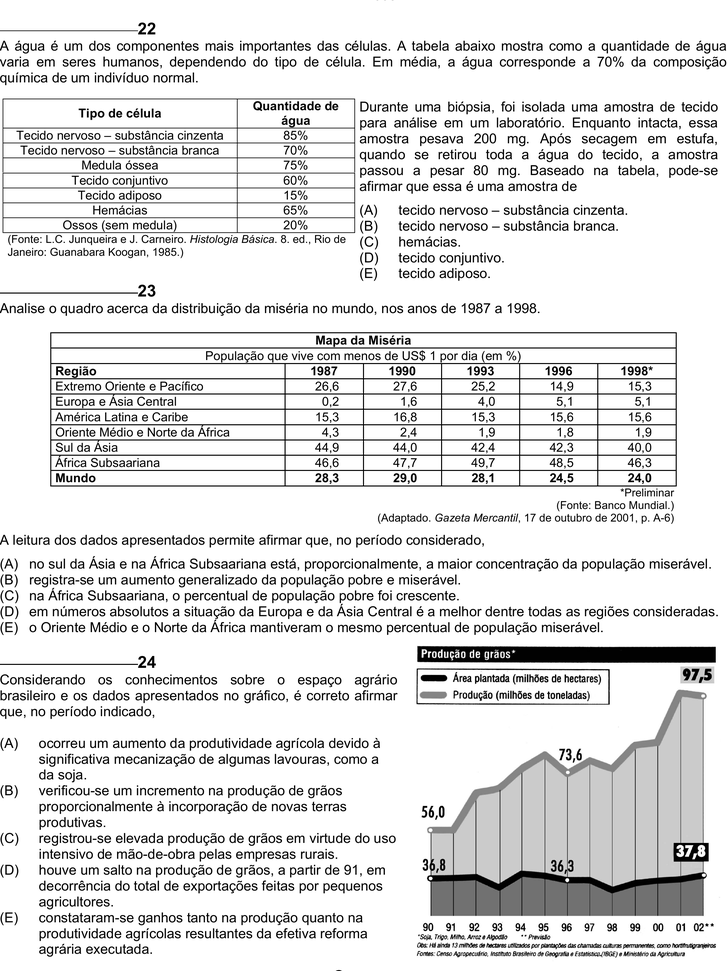
#> input picture 2Passo-RemoverBordasPaginasInteiras/sem-bordas-externas/pagina_enem_10.png, 727 x 971 px, shrunk from 2197 x 2934 before the run, found by its file name; its folder holds only this picture in this run
$ python cortar-meio.py
#> lines starting #> are read from the running program, lines starting #| are printed output that depends on the picture
"""
Propósito: Cortar as imagens de colunas ao meio. As imagens já estão sem as bordas externas, agora só cortar ao meio
Autor: Alexandre Nassar de Peder
Criação: 02/10/2025
Atualização: 03/06/2026

OBS1: puxe a pasta "sem-bordas-externas" do passo 2 para esta pasta do passo 3
OBS2: pode ter páginas inteiras e páginas com coluas. Crie uma pasta chamada "inteiras", retire as imagens inteiras e coloque-as nessa pasta
OBS3: observe também se as páginas do seu caderno mantém a mesma altura, tem cadernos que têm duas colunas mas não são exatamente cortadas na metade... se isso acontecer, você vai ter que tratar essas páginas de forma diferente
OBS4: este código vai criar uma pasta de saída chamada "divididas-com-bordas-do-meio", vai cortar ao meio (ver linha 35) as páginas que são colunas e salvar as imagens cortadas nessa pasta criada
OBS5: execute este código. Ao cortar as colunas ao meio, vai gerar uma bordinha interna
OBS6: as imagens vão receber um novo nome, com o sufixo "_esquerda" ou "_direita" para indicar a coluna
"""

from PIL import Image
import os

pasta_imagens = "sem-bordas-externas"
pasta_saida = "divididas-com-bordas-do-meio"

os.makedirs(pasta_saida, exist_ok=True)

for nome_arquivo in os.listdir(pasta_imagens):
    if nome_arquivo.lower().endswith('.png'):
        caminho_entrada = os.path.join(pasta_imagens, nome_arquivo)
        imagem = Image.open(caminho_entrada)
#> imagem is the input picture: PIL image 727x971 RGB; min 0, max 255, mean 223.7

        largura, altura = imagem.size
#> largura = 727; altura = 971

        metade_largura = largura // 2
#> metade_largura = 363

        caixa_esquerda = (0, 0, metade_largura, altura)
#> caixa_esquerda = (0, 0, 363, 971)
        imagem_esquerda = imagem.crop(caixa_esquerda)
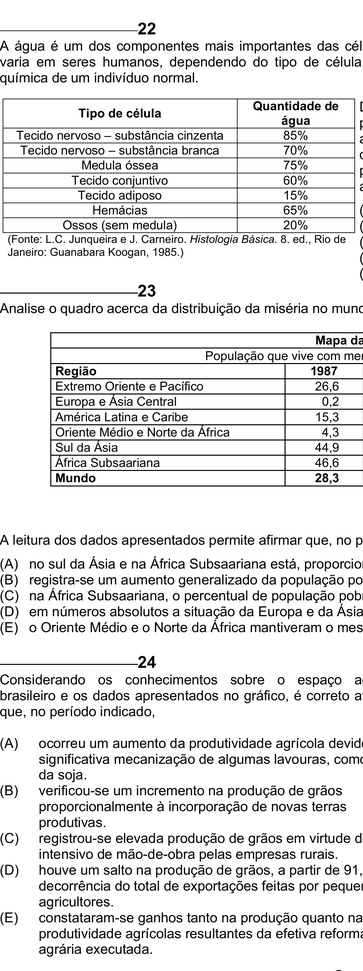
#> imagem_esquerda: PIL image 363x971 RGB; min 0, max 255, mean 226.3

        caixa_direita = (metade_largura, 0, largura, altura)
#> caixa_direita = (363, 0, 727, 971)
        imagem_direita = imagem.crop(caixa_direita)
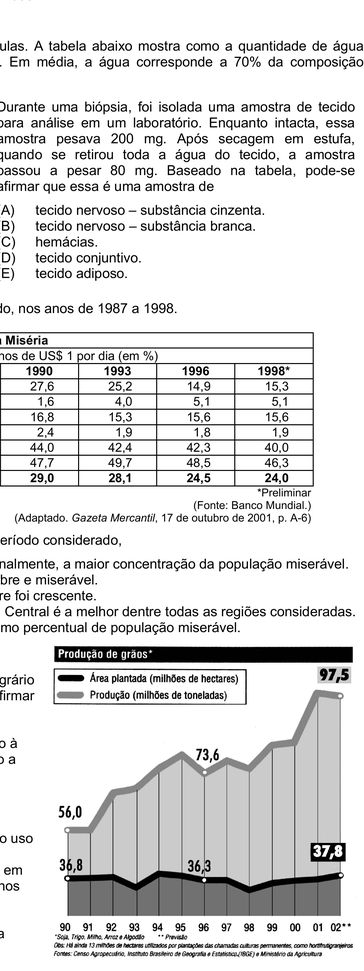
#> imagem_direita: PIL image 364x971 RGB; min 0, max 255, mean 221.1

        nome_base, extensao = os.path.splitext(nome_arquivo)

        caminho_esquerda = os.path.join(pasta_saida, f"{nome_base}_esquerda{extensao}")
        caminho_direita = os.path.join(pasta_saida, f"{nome_base}_direita{extensao}")

        imagem_esquerda.save(caminho_esquerda)
        imagem_direita.save(caminho_direita)

print("Divisão das imagens ao meio concluída.")

$ run again, on 2Passo-RemoverBordasPaginasInteiras/sem-bordas-externas/pagina_enem_14.png
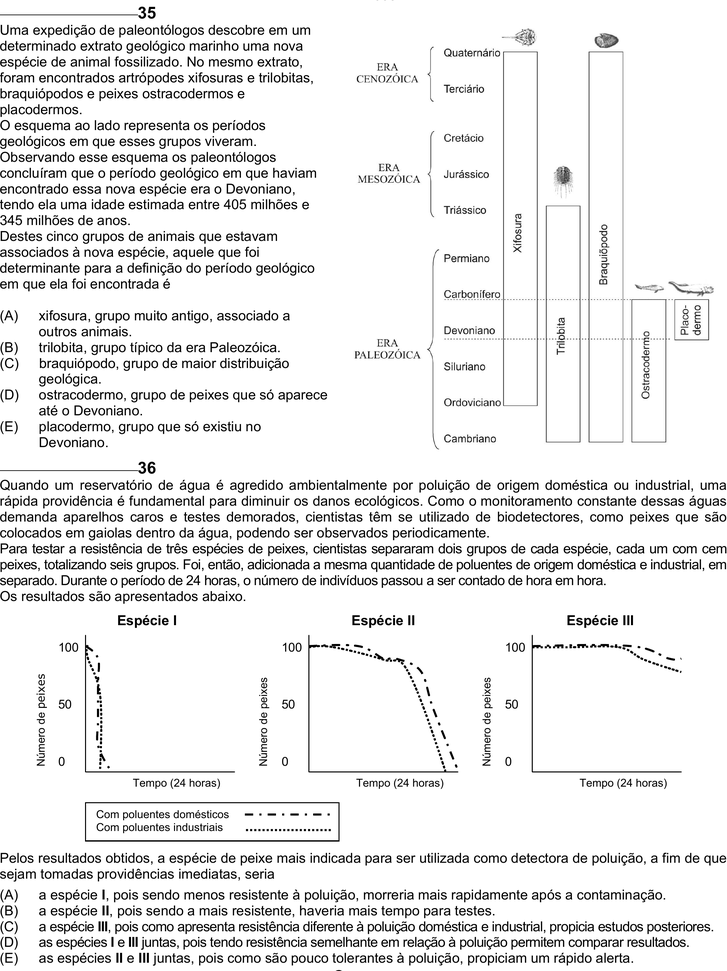
#> input picture 2Passo-RemoverBordasPaginasInteiras/sem-bordas-externas/pagina_enem_14.png, 727 x 971 px, shrunk from 2197 x 2934 before the run, found by its file name
#> imagem is the input picture: PIL image 727x971 RGB; min 0, max 255, mean 234.1
#> `imagem_esquerda = imagem.crop(caixa_esquerda)`:
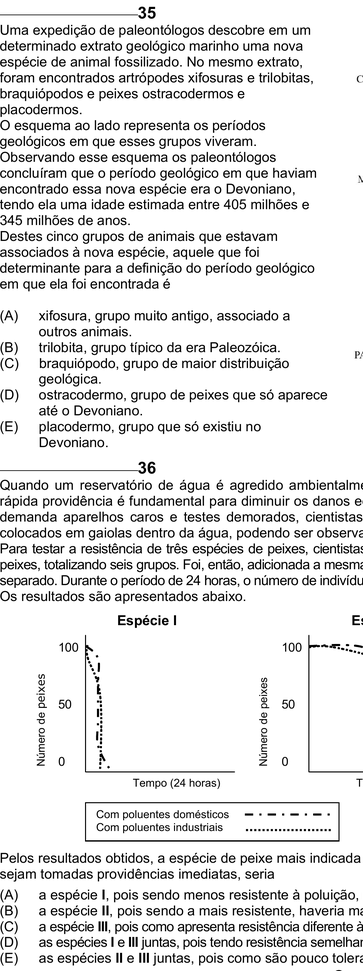
#> imagem_esquerda: PIL image 363x971 RGB; min 0, max 255, mean 227.1
#> `imagem_direita = imagem.crop(caixa_direita)`:
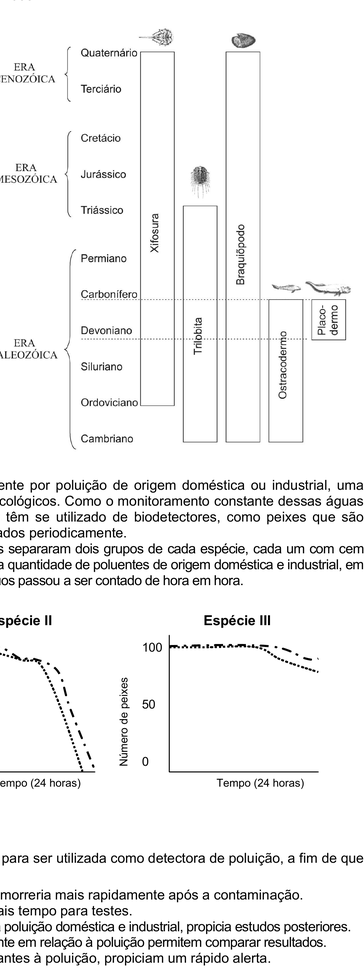
#> imagem_direita: PIL image 364x971 RGB; min 0, max 255, mean 241.1

$ run again, on 2Passo-RemoverBordasPaginasInteiras/sem-bordas-externas/pagina_enem_15.png
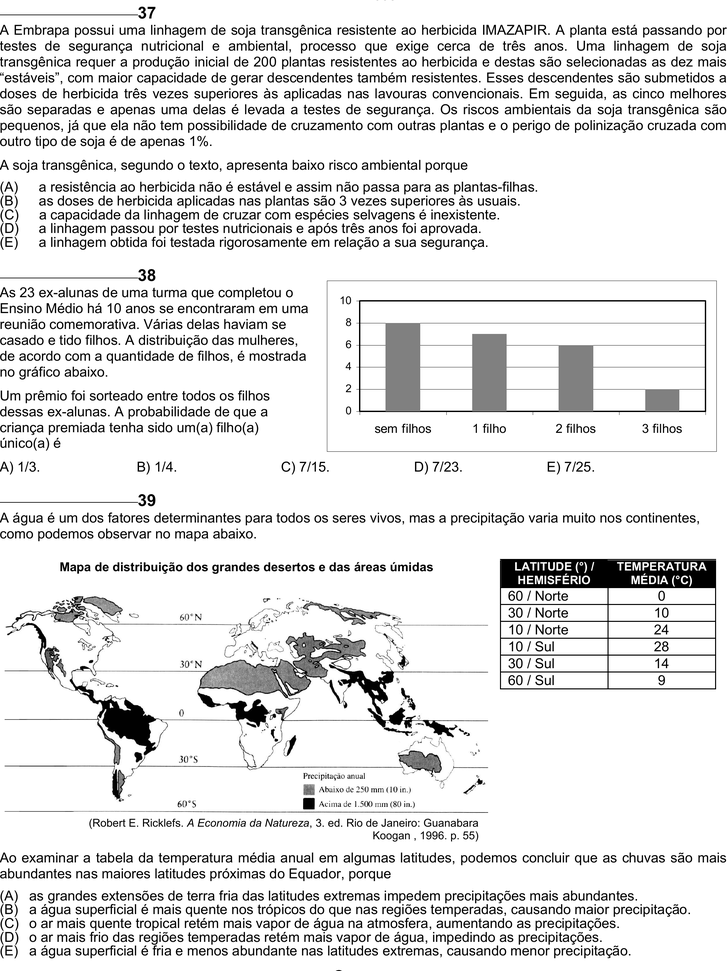
#> input picture 2Passo-RemoverBordasPaginasInteiras/sem-bordas-externas/pagina_enem_15.png, 727 x 971 px, shrunk from 2197 x 2934 before the run, found by its file name
#> imagem is the input picture: PIL image 727x971 RGB; min 0, max 255, mean 226.8
#> `imagem_esquerda = imagem.crop(caixa_esquerda)`:
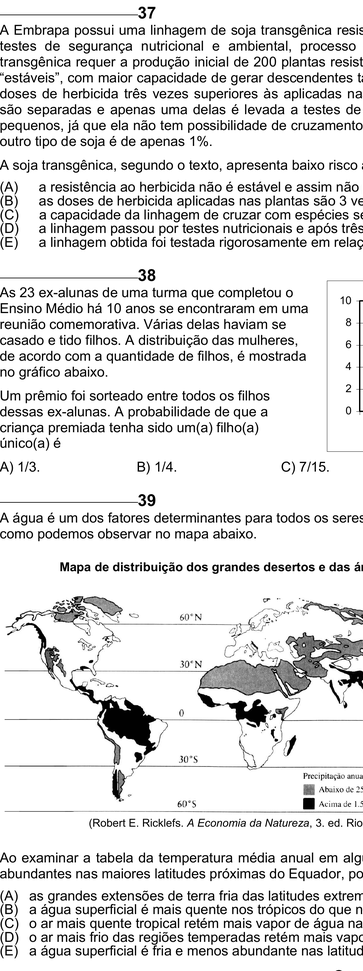
#> imagem_esquerda: PIL image 363x971 RGB; min 0, max 255, mean 223.5
#> `imagem_direita = imagem.crop(caixa_direita)`:
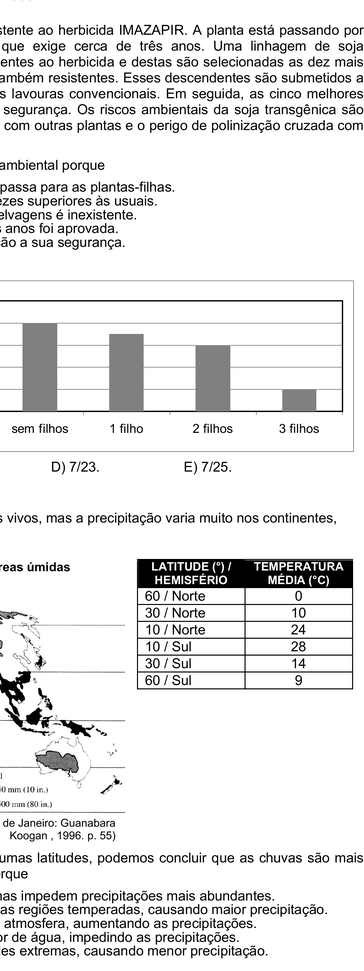
#> imagem_direita: PIL image 364x971 RGB; min 0, max 255, mean 230.2

$ run again, on 2Passo-RemoverBordasPaginasInteiras/sem-bordas-externas/pagina_enem_16.png
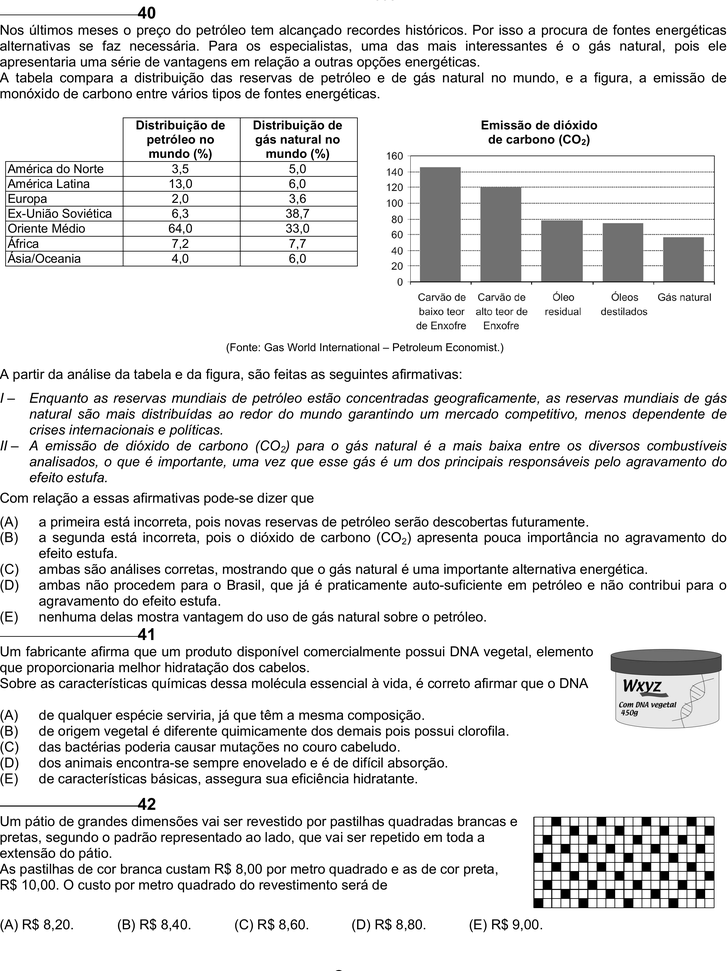
#> input picture 2Passo-RemoverBordasPaginasInteiras/sem-bordas-externas/pagina_enem_16.png, 727 x 971 px, shrunk from 2197 x 2934 before the run, found by its file name
#> imagem is the input picture: PIL image 727x971 RGB; min 0, max 255, mean 227.5
#> `imagem_esquerda = imagem.crop(caixa_esquerda)`:
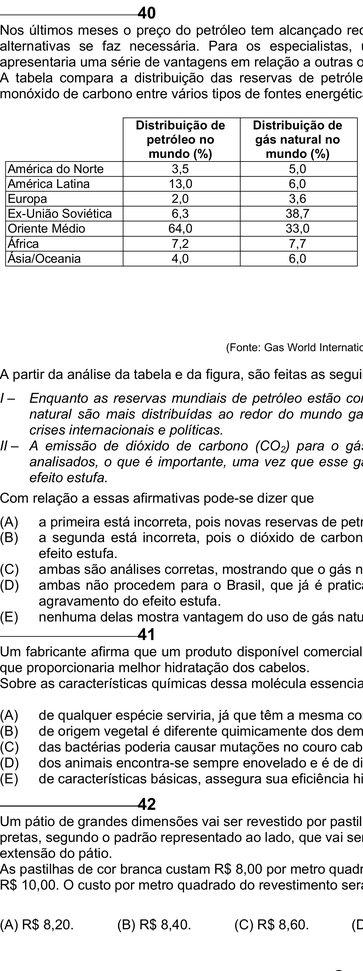
#> imagem_esquerda: PIL image 363x971 RGB; min 0, max 255, mean 226.7
#> `imagem_direita = imagem.crop(caixa_direita)`:
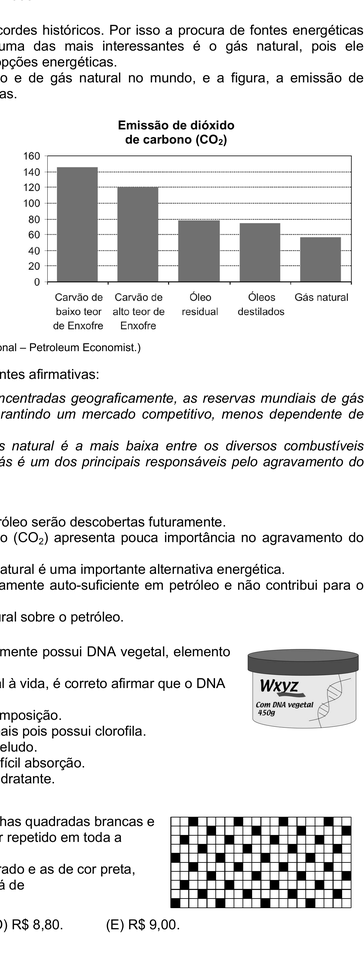
#> imagem_direita: PIL image 364x971 RGB; min 0, max 255, mean 228.4
